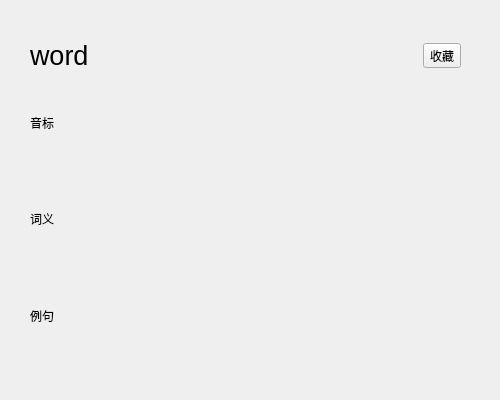
<?xml version="1.0" encoding="UTF-8"?>
<ui version="4.0">
 <class>WordWidget</class>
 <widget class="QWidget" name="WordWidget">
  <property name="geometry">
   <rect>
    <x>0</x>
    <y>0</y>
    <width>500</width>
    <height>400</height>
   </rect>
  </property>
  <property name="windowTitle">
   <string>Form</string>
  </property>
  <widget class="QWidget" name="">
   <property name="geometry">
    <rect>
     <x>30</x>
     <y>40</y>
     <width>431</width>
     <height>321</height>
    </rect>
   </property>
   <layout class="QVBoxLayout" name="verticalLayout">
    <item>
     <layout class="QHBoxLayout" name="horizontalLayout">
      <item>
       <widget class="QLabel" name="label">
        <property name="font">
         <font>
          <pointsize>20</pointsize>
         </font>
        </property>
        <property name="text">
         <string>word</string>
        </property>
       </widget>
      </item>
      <item>
       <widget class="QToolButton" name="toolButton">
        <property name="text">
         <string>收藏</string>
        </property>
       </widget>
      </item>
     </layout>
    </item>
    <item>
     <widget class="QLabel" name="label_2">
      <property name="text">
       <string>音标</string>
      </property>
     </widget>
    </item>
    <item>
     <widget class="QLabel" name="label_3">
      <property name="text">
       <string>词义</string>
      </property>
     </widget>
    </item>
    <item>
     <widget class="QLabel" name="label_4">
      <property name="text">
       <string>例句</string>
      </property>
     </widget>
    </item>
   </layout>
  </widget>
 </widget>
 <resources/>
 <connections/>
</ui>
